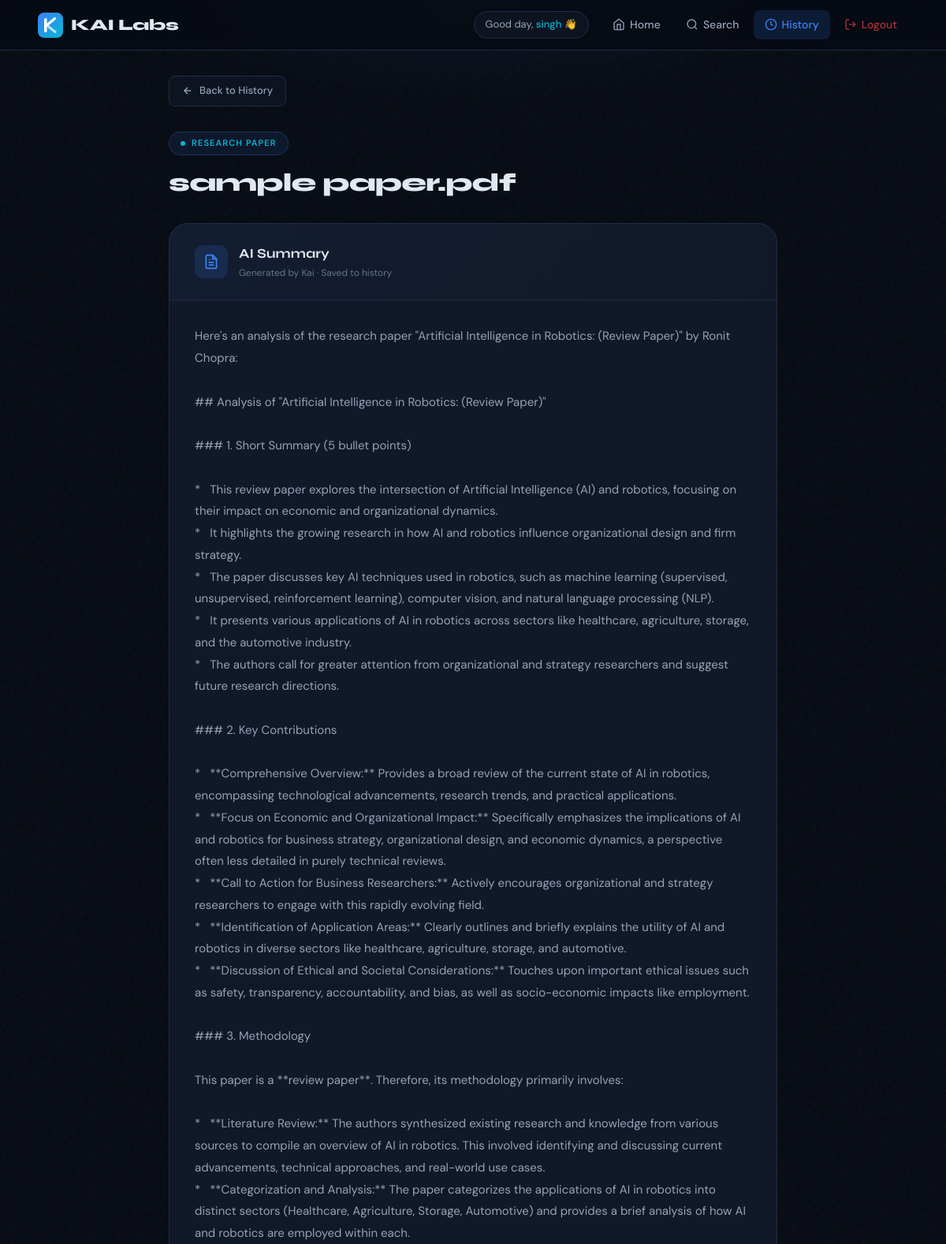
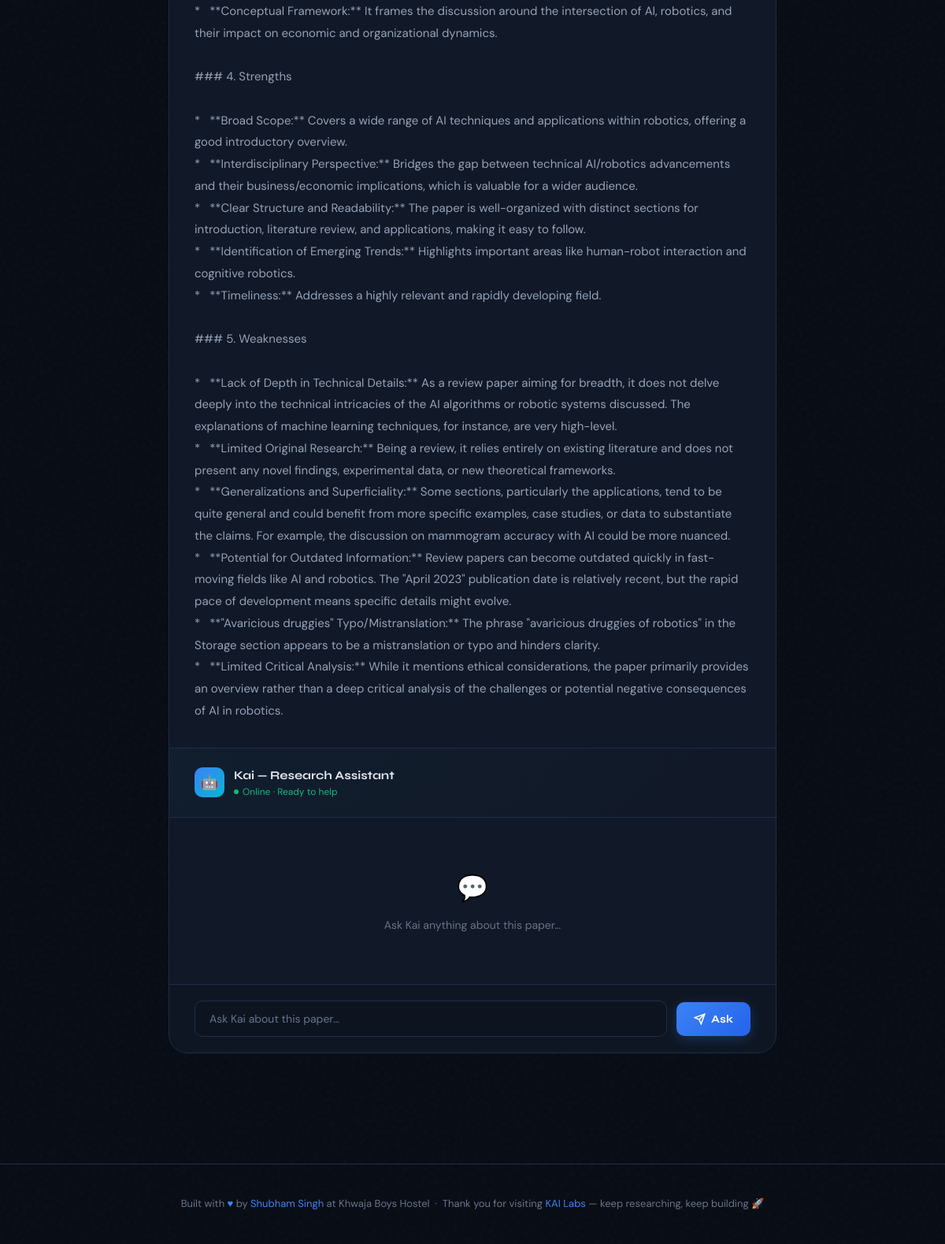
Screenshot of /paper/57/ (signed in) with the database file from the repository (2 pictures, top to bottom).
### app/models.py (models this page shows, shortened)
class ResearchHistory(models.Model):
    user = models.ForeignKey(User, on_delete=models.CASCADE)
    pdf_name = models.CharField(max_length=255)
    summary = models.TextField()
    extracted_text = models.TextField()
    created_at = models.DateTimeField(auto_now_add=True)

### app/views.py (the view, shortened to what this page needs)
# urls.py: path("paper/<int:paper_id>/", views.paper_detail, name="paper_detail"),#for specific paper details
@login_required
def paper_detail(request, paper_id):
    paper = ResearchHistory.objects.get(
        id=paper_id,
        user=request.user
    )
    answer = None
    return render(request, "paper_detail.html", {
        "paper": paper,
        "answer": answer
    })

### templates/paper_detail.html (shortened to what this page needs)
<!DOCTYPE html>
<html lang="en">
<head>
</head>
<body>
<div class="page-glow"></div>
<nav>
    <a href="/" class="nav-brand">
        KAI Labs
    </a>
    <div class="nav-right">
        {% if user.is_authenticated %}
        <div class="nav-greeting">Good day, <span>{{ user.username }}</span> 👋</div>
        {% endif %}
        <a href="/" class="nav-link">
            <svg viewBox="0 0 24 24" fill="none" stroke="currentColor" stroke-width="2"><path d="M3 9l9-7 9 7v11a2 2 0 01-2 2H5a2 2 0 01-2-2z"/><polyline points="9,22 9,12 15,12 15,22"/></svg>
            Home
        </a>
        <a href="{% url 'paper_search' %}" class="nav-link">
            <svg viewBox="0 0 24 24" fill="none" stroke="currentColor" stroke-width="2"><circle cx="11" cy="11" r="8"/><line x1="21" y1="21" x2="16.65" y2="16.65"/></svg>
            Search
        </a>
        <a href="{% url 'history' %}" class="nav-link active">
            <svg viewBox="0 0 24 24" fill="none" stroke="currentColor" stroke-width="2"><circle cx="12" cy="12" r="10"/><polyline points="12,6 12,12 16,14"/></svg>
            History
        </a>
        {% if user.is_authenticated %}
        <a href="{% url 'logout' %}" class="nav-link nav-link-logout">
            <svg viewBox="0 0 24 24" fill="none" stroke="currentColor" stroke-width="2"><path d="M9 21H5a2 2 0 01-2-2V5a2 2 0 012-2h4"/><polyline points="16,17 21,12 16,7"/><line x1="21" y1="12" x2="9" y2="12"/></svg>
            Logout
        </a>
        {% else %}
        <a href="{% url 'login' %}" class="nav-link">Login</a>
        {% endif %}
    </div>
</nav>
<div class="page-wrapper">
    <a href="{% url 'history' %}" class="back-btn">
        <svg viewBox="0 0 24 24" fill="none" stroke="currentColor" stroke-width="2.5"><line x1="19" y1="12" x2="5" y2="12"/><polyline points="12,19 5,12 12,5"/></svg>
        Back to History
    </a>
    <div class="paper-header">
        <div class="paper-badge">
            <div class="badge-dot"></div>
            Research Paper
        </div>
        <h1 class="paper-title">{{ paper.pdf_name }}</h1>
    </div>
    <div class="main-card">
        <div class="summary-header">
            <div class="summary-header-icon">
                <svg viewBox="0 0 24 24" fill="none" stroke="currentColor" stroke-width="2"><path d="M14 2H6a2 2 0 00-2 2v16a2 2 0 002 2h12a2 2 0 002-2V8z"/><polyline points="14,2 14,8 20,8"/><line x1="16" y1="13" x2="8" y2="13"/><line x1="16" y1="17" x2="8" y2="17"/><polyline points="10,9 9,9 8,9"/></svg>
            </div>
            <div class="summary-header-text">
                <h3>AI Summary</h3>
                <p>Generated by Kai · Saved to history</p>
            </div>
        </div>
        <div class="summary-body">{{ paper.summary }}</div>
        <div class="chat-header">
            <div class="chat-avatar">🤖</div>
            <div class="chat-header-info">
                <h4>Kai — Research Assistant</h4>
                <p>Online · Ready to help</p>
            </div>
        </div>
        <div class="chat-messages" id="chatMessages">
            {% if answer %}
                <div class="chat-bubble user">
                    <div class="bubble-avatar user-av">{{ request.user.username|first|upper }}</div>
                    <div class="bubble-content">
                        <div class="bubble-name">{{ request.user.username }}</div>
                        <div class="bubble-text">{{ request.POST.question }}</div>
                    </div>
                </div>
                <div class="chat-bubble">
                    <div class="bubble-avatar ai">🤖</div>
                    <div class="bubble-content">
                        <div class="bubble-name">Kai</div>
                        <div class="bubble-text">{{ answer }}</div>
                    </div>
                </div>
            {% else %}
                <div class="chat-empty">
                    <div class="chat-empty-icon">💬</div>
                    Ask Kai anything about this paper…
                </div>
            {% endif %}
        </div>
        <form method="POST">
            <div class="chat-input-area">
                <input
                    type="text"
                    name="question"
                    class="chat-input"
                    placeholder="Ask Kai about this paper…"
                    required
                    autocomplete="off"
                >
                <button type="submit" class="btn-send">
                    <svg viewBox="0 0 24 24" fill="none" stroke="currentColor" stroke-width="2.5"><line x1="22" y1="2" x2="11" y2="13"/><polygon points="22,2 15,22 11,13 2,9"/></svg>
                    Ask
                </button>
            </div>
        </form>
    </div>
</div>
<footer>
    Built with <span>♥</span> by <span>Shubham Singh</span> at Khwaja Boys Hostel &nbsp;·&nbsp; Thank you for visiting <span>KAI Labs</span> — keep researching, keep building 🚀
</footer>
</body>
</html>

### rows the page displays
ResearchHistory: pdf_name "sample paper.pdf", summary "Here's an analysis of the research paper \"Artificial Intelligence in Robotics: (Review Paper)\" by Ronit Chopra: ## Analysis of \"Artificial Intelligence in Robotics: (Review Paper)\" ### 1. Short Summary (5 bullet points) * This review paper explores the intersection of Artificial Intelligence (AI) and robotics, focusing on their impact on economic and organizational dynamics. * It highlights the growing research in how AI and robotics influence organizational design and firm strategy. * The paper discusses key AI techniques used in robotics, such as machine learning (supervised, unsupervised, reinforcement learning), computer vision, and natural language processing (NLP). * It presents…"

### other values shown
{{ user.username }} "singh"
